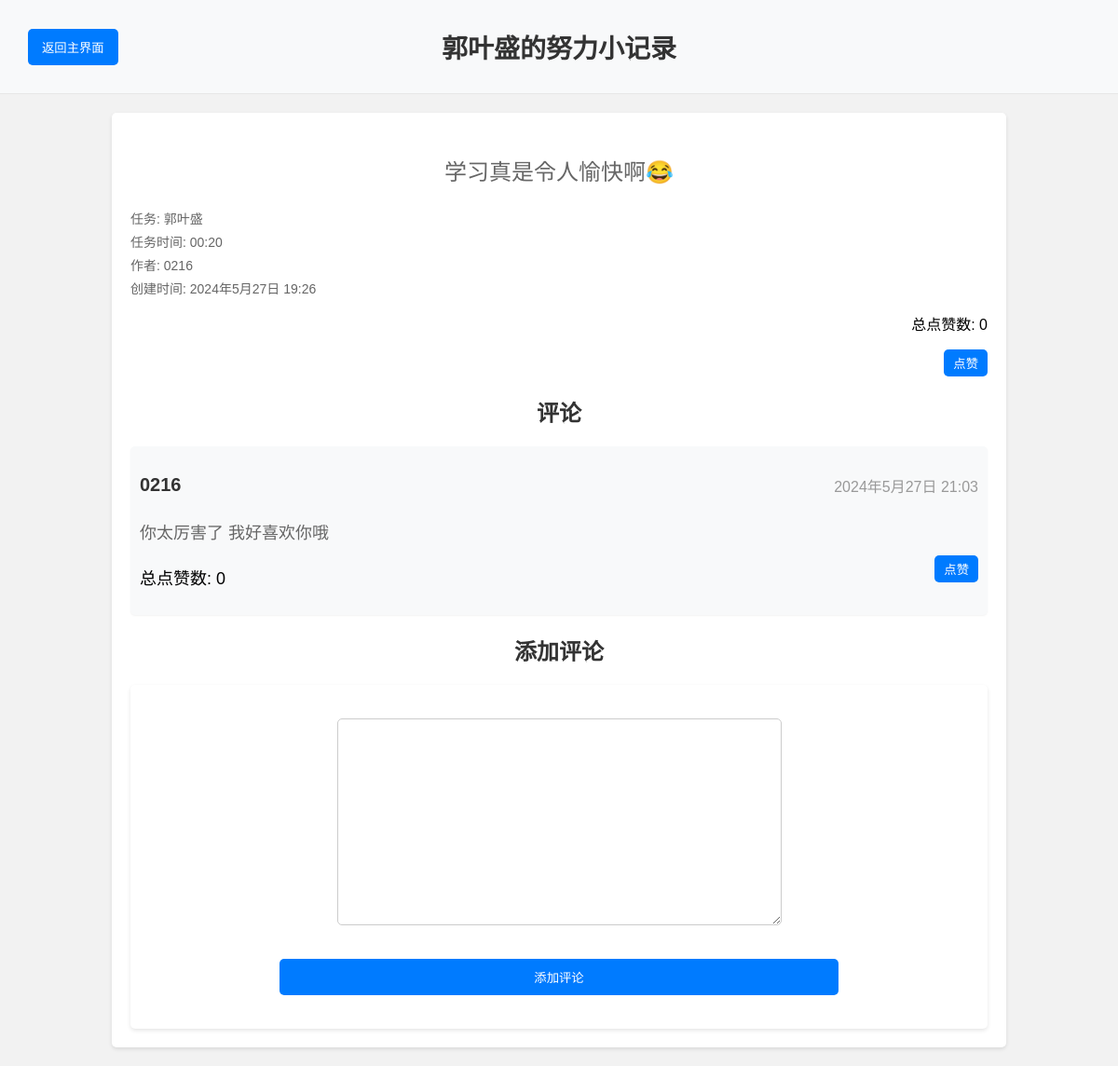
Page /post/21/ (signed in) on the earlier database version.
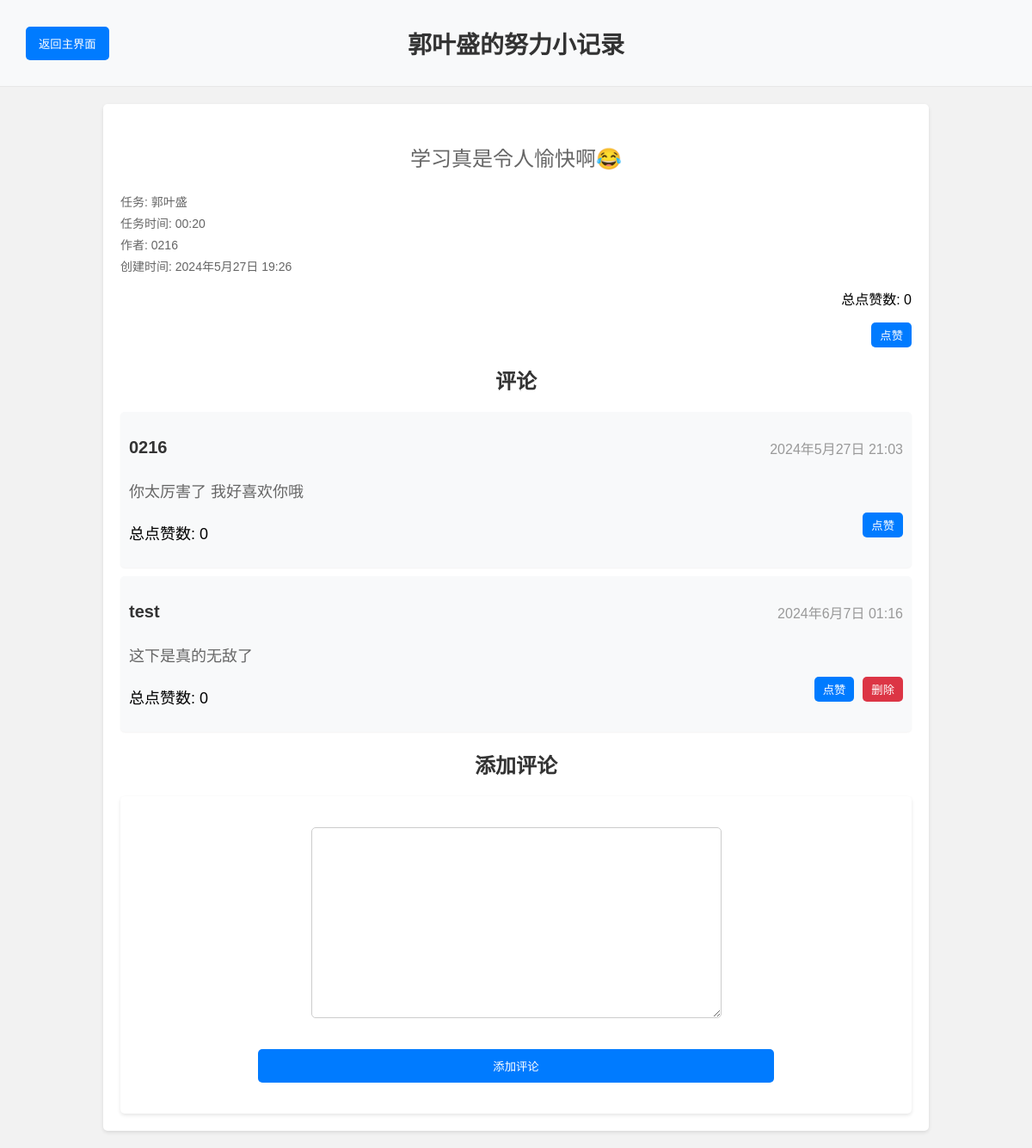
Same page on the later database version.
### community/models.py (models this page shows, shortened)
class Comment(models.Model):
    post = models.ForeignKey(Post, related_name='comments', on_delete=models.CASCADE)
    author = models.ForeignKey(User, on_delete=models.CASCADE)
    content = models.TextField()
    created_at = models.DateTimeField(auto_now_add=True)
    likes = models.ManyToManyField(User, related_name='comment_likes', blank=True)
    class Meta:
        db_table = 'comment_tb'
        verbose_name = '评论'
        verbose_name_plural = verbose_name
    def total_likes(self):
        return self.likes.count()

### community/views.py (the view)
# urls.py: path('post/<int:post_id>/', views.post_detail, name='post_detail'),  # 添加帖子详细页面的URL模式
@login_required
def post_detail(request, post_id):
    post = get_object_or_404(Post, id=post_id)
    comments = post.comments.all()
    if request.method == 'POST':
        form = CommentForm(request.POST)
        if form.is_valid():
            comment = form.save(commit=False)
            comment.post = post
            comment.author = request.user
            comment.save()
            return redirect('post_detail', post_id=post.id)
    else:
        form = CommentForm()
    return render(request, 'community/post_detail.html', {'post': post, 'comments': comments, 'form': form})

### community/forms.py
class CommentForm(forms.ModelForm):
    class Meta:
        model = Comment
        fields = ['content']
        labels = {
            'content': ''
        }

### community/models.py (called while the page is built)
    def total_likes(self):
        return self.likes.count()

### community/templates/community/post_detail.html (shortened to what this page needs)
{% load static %}
{% load filters %}
<link rel="stylesheet" href="{% static 'community/post_detail_style.css' %}">
{% block content %}
    <div class="navbar">
        <div class="navbar-left">
            <button onclick="location.href='{% url 'post_list' %}'" class="back-button">返回主界面</button>
        </div>
        <div class="navbar-center">
            <h1>{{ post.title }}</h1>
        </div>
    </div>
    <div class="post-detail">
        <div class="post-content">
            <p>{{ post.content }}</p>
        </div>
        <div class="post-details">
            <p1>任务: {{ post.task }}</p1>
            <p1>任务时间: {{ post.task_time }}</p1>
            <p1>作者: {{ post.author.username }}</p1>
            <p1>创建时间: {{ post.created_at }}</p1>
        </div>
        <div class="post-likes">
            <p class="total-likes">总点赞数: <span id="likes-count-post-{{ post.id }}">{{ post.total_likes }}</span></p>
            <form class="like-form" action="{% url 'like_item' 'post' post.id %}" method="POST">
                {% if user in post.likes.all %}
                    <button type="submit" class="like-button">取消点赞</button>
                {% else %}
                    <button type="submit" class="like-button">点赞</button>
                {% endif %}
            </form>
        </div>
        <h2>评论</h2>
        <ul class="comment-list">
            {% for comment in comments %}
                <li class="comment">
                    <div class="comment-header">
                        <p class="comment-author">{{ comment.author.username }}</p>
                        <p1 class="comment-time">{{ comment.created_at }}</p1>
                    </div>
                    <p class="comment-content">{{ comment.content }}</p>
                    <div class="comment-footer">
                        <p class="total-likes">总点赞数: <span id="likes-count-comment-{{ comment.id }}">{{ comment.total_likes }}</span></p>
                        <form class="like-form" action="{% url 'like_item' 'comment' comment.id %}" method="POST">
                            {% if user in comment.likes.all %}
                                <button type="submit" class="like-button">取消点赞</button>
                            {% else %}
                                <button type="submit" class="like-button">点赞</button>
                            {% endif %}
                        </form>
                        {% if user.is_authenticated and user == comment.author %}
                            <form method="post" action="{% url 'delete_comment' post.id comment.id %}" class="delete-form">
                                <button type="submit" class="red-button">删除</button>
                            </form>
                        {% endif %}
                    </div>
                </li>
            {% endfor %}
        </ul>
        <h2>添加评论</h2>
        <div class="comment-form">
            <form method="post">
                {{ form.as_p }}
                <button type="submit" class="submit-button">添加评论</button>
            </form>
        </div>
    </div>
{% endblock %}

Differences in the rows shown:
added Comment: author.username "test", created_at "2024年6月7日 01:16", content "这下是真的无敌了", total_likes "0", shows "点赞", shows "删除"
